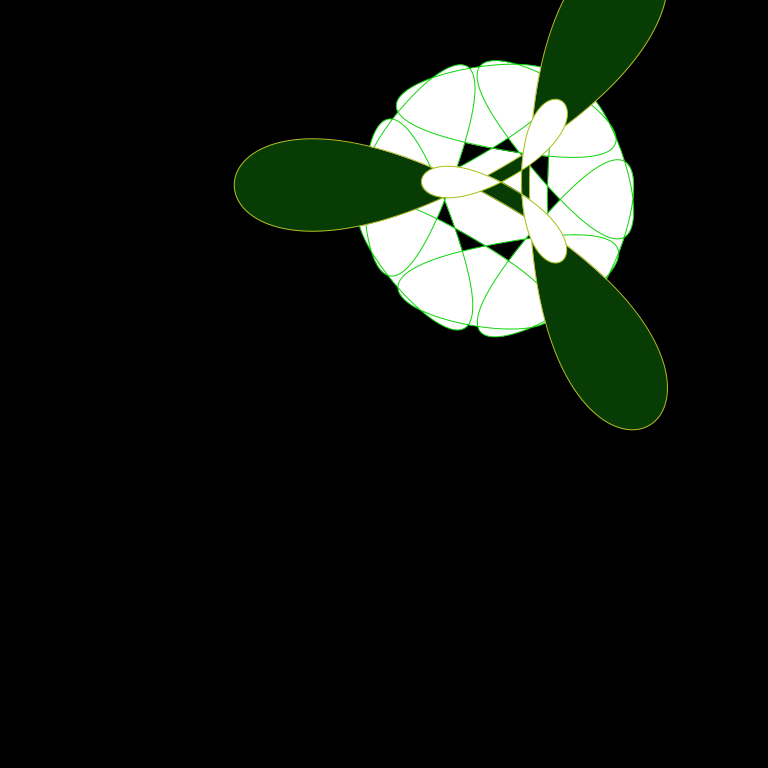
Frame 1 (no input)
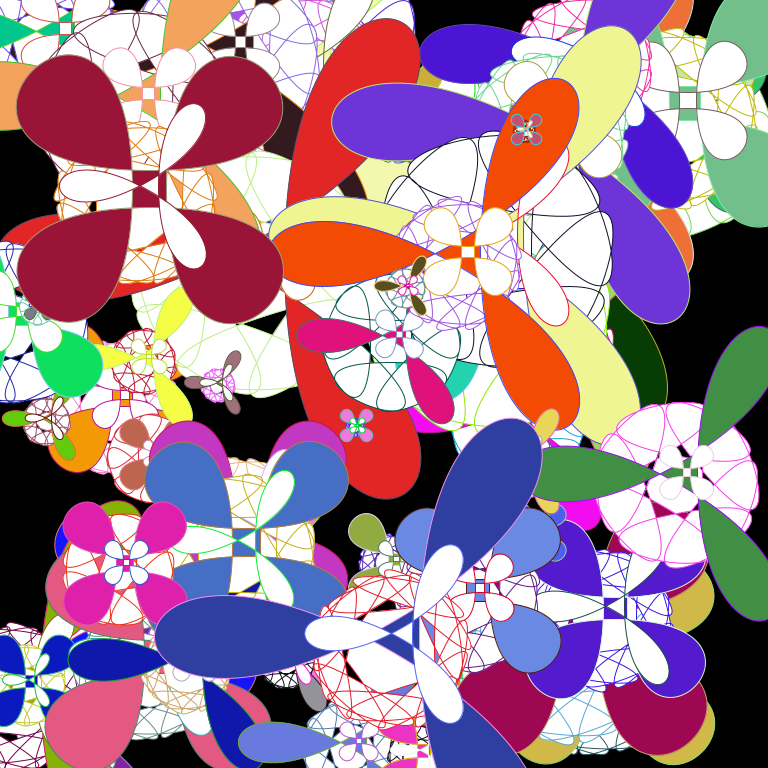
Frame 60 (the mouse pressed at the canvas centre just before this capture)
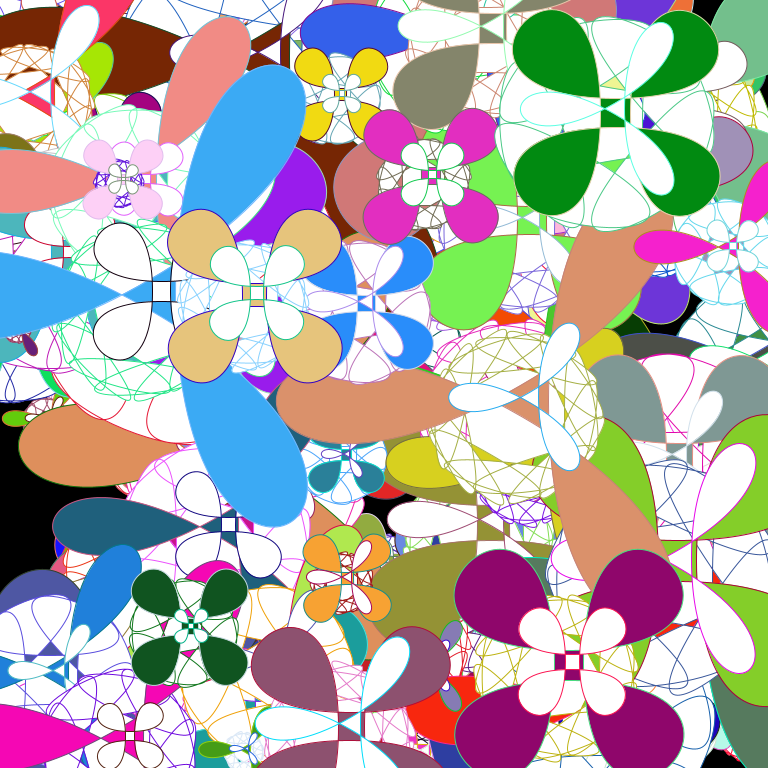
Frame 120 (the mouse held since frame 60 and released just before this capture)

The Processing sketch that drew these frames (run headless with seeded random() and noise(); from frame 60 on, the mouse is pressed at the canvas centre):

// Processing sketch: flowers
// ── flowers.pde
void setup() {
  size(768, 768);
  background(0);
}

void draw() {
  float x = random(width);
  float y = random(height);
  float s = random(10, 100);
  fill(255);
  circle(x, y, s, int(random(8, 16)));
  float a = -PI/4;
  float d = s*0.22;
  fill(random(0,255), random(0,255), random(0,255));
  circle(x+cos(a)*d, y+sin(a)*d, s*random(0.32, 0.43), int(random(3, 5)));
  fill(255);
  circle(x+cos(a)*(d*1.22), y+sin(a)*(d*1.22), s*random(0.12, 0.2), int(random(3, 5)));
}

void circle(float x, float y, float d, int sec) {
  float r = d*0.5;
  float da = TWO_PI/sec;
  float kappa = 2;
  float k = 32*kappa/sec;
  PVector points[] = new PVector[sec];

  for (int i = 0; i < sec; i++) {
    points[i] = new PVector(x+cos(da*i)*r+r*random(-0.1, 0.1), y+sin(da*i)*r+r*random(-0.1, 0.1));
  }

  stroke(random(0,255), random(0,255), random(0,255));
  beginShape();
  vertex(points[0].x, points[0].y);
  for (int i = 0; i < sec; i++) {
    bezierVertex(
    points[i].x+cos(da*i+PI/2)*r*k, points[i].y+sin(da*i+PI/2)*r*k, 
    points[(i+1)%sec].x+cos(da*(i+1)-PI/2)*r*k, points[(i+1)%sec].y+sin(da*(i+1)-PI/2)*r*k, 
    points[(i+1)%sec].x, points[(i+1)%sec].y
      );
  }
  endShape(CLOSE);
}
